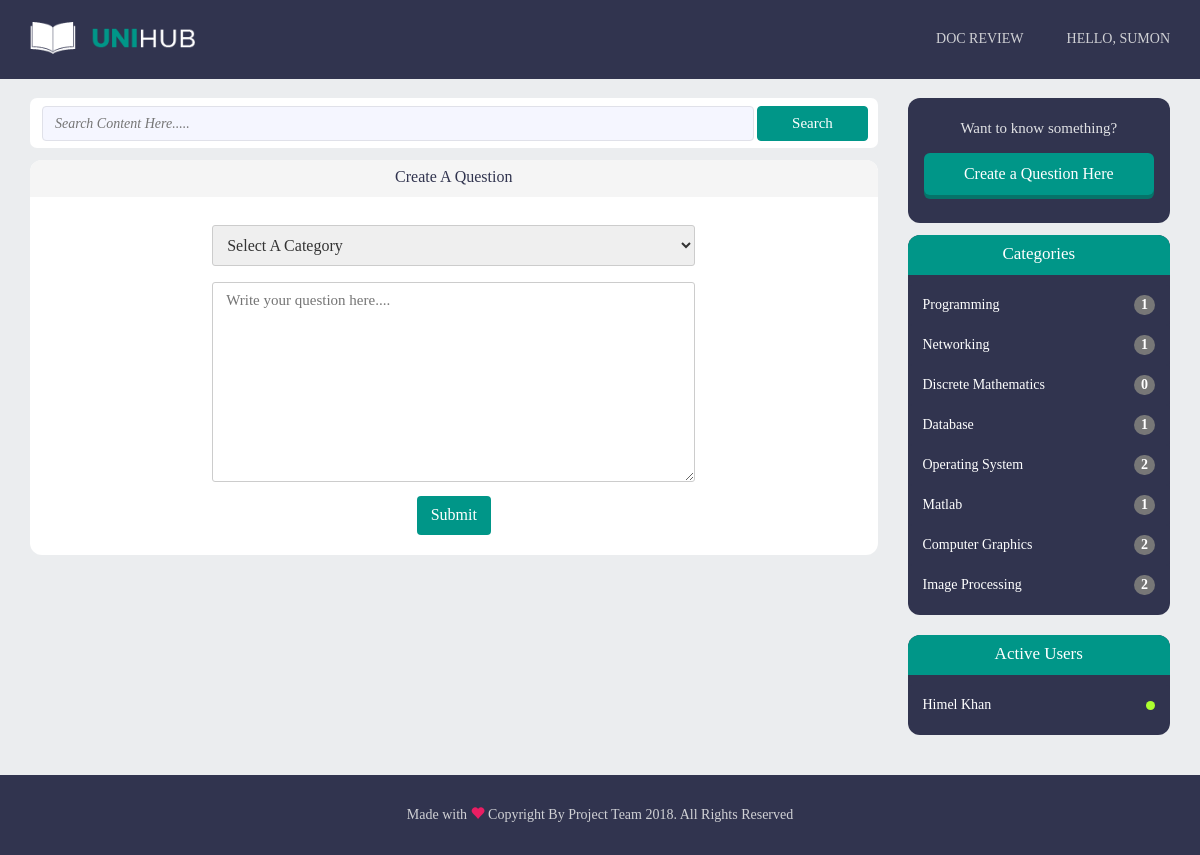
The page /create-question.php (signed in) on the database its author committed.
### tables this page shows
CREATE TABLE `users` (
  `user_id` int(11) NOT NULL AUTO_INCREMENT,
  `user_first` varchar(255) NOT NULL,
  `user_last` varchar(255) NOT NULL,
  `user_name` varchar(255) NOT NULL,
  `user_email` varchar(255) NOT NULL,
  `user_pwd` varchar(255) NOT NULL,
  `user_active` int(2) NOT NULL,
  `user_created` timestamp NOT NULL DEFAULT CURRENT_TIMESTAMP,
  `image` varchar(200) NOT NULL,
  PRIMARY KEY (`user_id`)
);

CREATE TABLE `category` (
  `cat_id` int(11) NOT NULL AUTO_INCREMENT,
  `cat_name` varchar(255) NOT NULL,
  PRIMARY KEY (`cat_id`)
);

### create-question.php (the view, shortened to what this page needs)
<?php
include 'header.php';
?>
<section class="main-section-area">
    <div class="container">
        <div class="row">
            <div class="col-md-9">
				<div class="input-group search-box">
					<form class="search" action="search.php" method="POST">
						<input type="text" name="search" class="searchTerm" placeholder="Search Content Here.....">
						<input type="submit" name="submit" value="Search" class="searchButton">
					</form>
				</div>
				<div class="create-qn-area">
					<div class="qn-content-header text-center">
							<p>Create A Question</p>
					</div>
					<div class="create-qn-body">
						<div class="qn-body-header text-center">
							<div class="select-categorie">
								<?php
								if(isset($_SESSION['uid'])){
									echo '<form action="includes/question.inc.php" method="POST" role="form">
									<select id="topic" name="category">
									<option>Select A Category</option>';
									echo '</select>
									<div class="msg-send">
										 <textarea id="subject" name="question" placeholder="Write your question here...." style="height:200px"></textarea>
									</div>
									<input type="submit" value="Submit" name="submit">
								</form>';
								}
								else{
									echo '<h4 style="padding: 10%;">Please Sign In or <a href="register.php">Sign Up</a> to Create a question.</h4>';
								}
								?>
							</div>
						</div>
					</div>
				</div>
			</div>
        <?php include 'rightbar.php'?>
        </div>
    </div>
</section>
<?php include 'footer.php'?>

### header.php (shortened to what this page needs)
<?php
include 'includes/utility.inc.php';
?>
<!doctype html>
<html class="no-js" lang="en">
    <head>
        <link rel="stylesheet" href="assets/css/bootstrap.min.css">
        <link rel="stylesheet" href="assets/css/font-awesome.min.css">
        <link rel="stylesheet" href="style.css">
        <link rel="stylesheet" href="assets/css/responsive.css">
        <link rel="stylesheet" href="assets/css/prism.css">
    </head>
    <body>
    <header class="header-area">
        <div class="container">
            <div class="row">
                <div class="col-md-2">
                    <div class="logo">
                        <a href="index.php"><img src="assets/images/logo.png" alt="LOGO HERE"></a>
                    </div>
                </div>
                <div class="col-md-10">
                    <nav class="menu">
                        <ul>
                           <li><a href="doc-review.php">DOC REVIEW</a></li>
                           <?php
                                if(isset($_SESSION['uid'])){
                                    $userId = $_SESSION['uid'];
                                    $res = mysqli_query($conn, "SELECT user_first, user_last FROM users WHERE user_id = '$userId'");
                                    $row = mysqli_fetch_assoc($res);
                                    echo '<li><a href="user.php?userId='.$userId.'">Hello, '.$row['user_last'].'</a></li>';
                                }
                           ?>
                        </ul>
                    </nav>
                </div>
            </div>
        </div>
    </header>

### includes/utility.inc.php (shortened to what this page needs)
<?php
	function categoryList(){
		include 'dbh.inc.php';
		echo '<ul class="list-group">';
		$catInfo = mysqli_query($conn, "SELECT * FROM category");
		while($catRow = mysqli_fetch_assoc($catInfo)){
			$catId = $catRow['cat_id'];
			$catName = $catRow['cat_name'];
			$catQus = mysqli_query($conn, "SELECT cat_id FROM question WHERE cat_id='$catId'");
			$counter = mysqli_num_rows($catQus);
			$url = 'category-view.php?catId='.$catId;
			echo '<a href="'.$url.'"><li class="list-group-item">'.$catName.'<span class="badge">'.$counter.'</span></li></a>';
		}
		echo '</ul>';
	}
	function onlineList($userID){
		include 'dbh.inc.php';
		echo '<div class="categories-area">
                <div class="categories-header">
                    <p>Active Users</p>
                </div>
                <ul class="list-group">';
		$userInfo = mysqli_query($conn, "SELECT * FROM users WHERE user_id != '$userID' AND user_active='1' ORDER BY user_first");
		while($userRow = mysqli_fetch_assoc($userInfo)){
			$userId = $userRow['user_id'];
			$userFirst = $userRow['user_first'];
			$userLast = $userRow['user_last'];
			$userName = $userFirst .' '. $userLast;
			$url = 'message.php?userId='.$userId;
			echo '<a href="'.$url.'"><li class="list-group-item">'.$userName.'<span class="chatcircle" style="float: right; width: 9px; height: 9px; background-color: #ADFF2F; border-radius: 50%; margin-top: 6px;"></span></li></a>';
		}
		echo '</ul> </div>';
	}
?>

### style.css (style rules this page uses)
html { height: 100% }
body { margin:0; font-family: 'Montserrat', sans-sarif; font-weight: 400; background-color: #EBEDEF; padding-top: 90px; height: 100% }
.header-area { background-color: #31344F; position: fixed; top: 0; width: 100%; z-index: 99; }
.logo img { margin-top: 22px; width: 100%; }
nav.menu ul li { list-style: none; float: left; margin-left: 43px; }
nav.menu ul { float: right; }
nav.menu ul li a { font-size: 14px; text-transform: uppercase; text-decoration: none; color: #D0D1D5; font-weight: 900px; display: block; padding-top:29px; padding-bottom: 20px; }
.main-section-area { padding-top: 8px; min-height: 100% }
.main-section-area .container { overflow: auto; padding-bottom: 100px; }
.search-box { background-color: #ffffff; height: 50px; border-radius: 7px; width: 100%; }
.search input[type="text"] { margin-top: 8px; margin-left: 12px; font-size: 14px; font-style:italic; padding-left: 12px; width: 84%; border: 1px solid #E0E1E9; border-radius: 4px; height: 35px; background-color: #F5F6FF; }
.search input[type="submit"] { width: 13%; border: 1px solid #009688; border-radius: 4px; height: 27px; background-color: #009688; color: #ffffff; font-size: 15px; height: 35px; }
.categories-area { height: auto; background-color: #31344F; margin-bottom: 12px; border-radius: 12px; margin-top: 12px; }
.categories-header { background-color: #009688; height: 40px; border-top-left-radius: 12px; border-top-right-radius: 12px; }
.categories-header p { text-align: center; font-size: 17px; font-weight:700px; color:#ffffff; padding-top: 7px; }
ul.list-group { padding: 10px 0; }
.list-group-item { background-color: #31344F; border-radius: 0px; color: #ffffff; border:none; font-size: 14px; }
.list-group a { text-decoration: none; }
.badge { font-size: 14px; }
.create-qn-area { background-color: #FFFFFF; height: auto; border-radius: 12px; margin-top: 12px; margin-bottom: 12px; }
.qn-content-header { background-color: #F5F5F5; height: 37px; border-top-left-radius: 12px; border-top-right-radius: 12px; }
.qn-content-header p { font-size: 16px; color:#31344F; padding-top: 6px; }
.select-categorie { margin-top: 20px; }
select { width: 57%; padding: 10px 10px; margin: 8px 0; display: inline-block; border: 1px solid #ccc; border-radius: 3px; box-sizing: border-box; font-size:16px; }
textarea { width: 57%; padding: 7px 13px; margin: 8px 0; display: inline-block; border: 1px solid #ccc; border-radius: 3px; box-sizing: border-box; font-size:15px; }
.select-categorie input[type=submit] { background-color: #009688; color: white; padding: 8px 14px; border: none; border-radius: 4px; cursor: pointer; margin: 0 auto; margin-bottom: 20px; font-size:16px; }

### rows shown on the page
users: user_last "SUMON"
category: cat_name "Programming", counter "1"
category: cat_name "Networking", counter "1"
category: cat_name "Discrete Mathematics", counter "0"
category: cat_name "Database", counter "1"
category: cat_name "Operating System", counter "2"
category: cat_name "Matlab", counter "1"
category: cat_name "Computer Graphics", counter "2"
category: cat_name "Image Processing", counter "2"
users: userName "Himel Khan"
